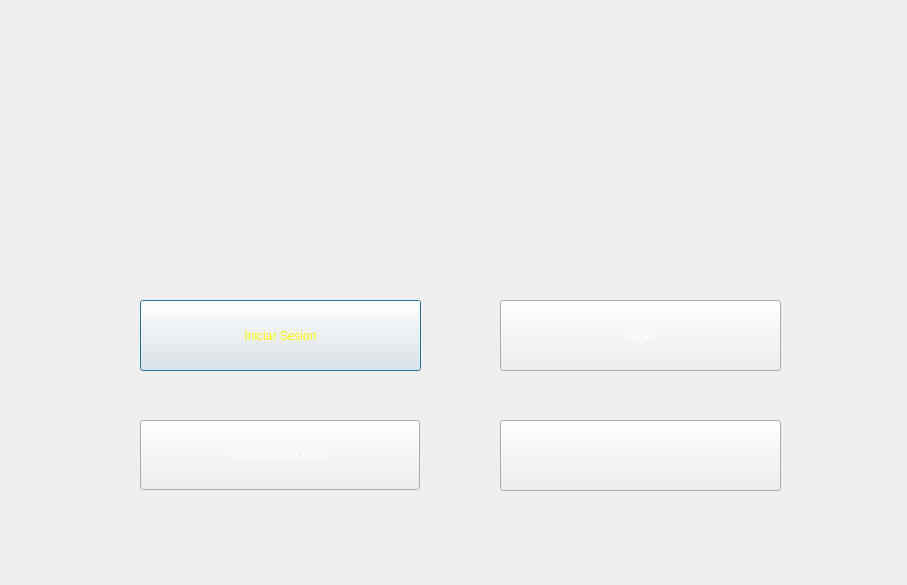
<?xml version="1.0" encoding="UTF-8"?>
<ui version="4.0">
 <class>Menu</class>
 <widget class="QDialog" name="Menu">
  <property name="geometry">
   <rect>
    <x>0</x>
    <y>0</y>
    <width>907</width>
    <height>585</height>
   </rect>
  </property>
  <property name="minimumSize">
   <size>
    <width>907</width>
    <height>585</height>
   </size>
  </property>
  <property name="maximumSize">
   <size>
    <width>907</width>
    <height>585</height>
   </size>
  </property>
  <property name="windowTitle">
   <string>Dialog</string>
  </property>
  <property name="whatsThis">
   <string>&lt;html&gt;&lt;head/&gt;&lt;body&gt;&lt;p&gt;&lt;img src=&quot;:/images/caratua.png&quot;/&gt;&lt;/p&gt;&lt;/body&gt;&lt;/html&gt;</string>
  </property>
  <property name="autoFillBackground">
   <bool>false</bool>
  </property>
  <property name="styleSheet">
   <string notr="true">image: url(:/images/caratua.png);</string>
  </property>
  <widget class="QPushButton" name="pushButton">
   <property name="geometry">
    <rect>
     <x>140</x>
     <y>300</y>
     <width>281</width>
     <height>71</height>
    </rect>
   </property>
   <property name="styleSheet">
    <string notr="true">font: 25pt &quot;Algerian&quot;;
color: rgb(255, 255, 0);
background-image:url(:/images/Iniciosesion.jpg)</string>
   </property>
   <property name="text">
    <string>Iniciar Sesion</string>
   </property>
  </widget>
  <widget class="QPushButton" name="pushButton_2">
   <property name="geometry">
    <rect>
     <x>140</x>
     <y>420</y>
     <width>280</width>
     <height>70</height>
    </rect>
   </property>
   <property name="styleSheet">
    <string notr="true">font: 25pt &quot;Algerian&quot;;
color: rgb(255, 255, 255);</string>
   </property>
   <property name="text">
    <string>INSTRUCCIONES</string>
   </property>
  </widget>
  <widget class="QPushButton" name="pushButton_3">
   <property name="geometry">
    <rect>
     <x>500</x>
     <y>420</y>
     <width>281</width>
     <height>71</height>
    </rect>
   </property>
   <property name="toolTipDuration">
    <number>-1</number>
   </property>
   <property name="styleSheet">
    <string notr="true">background-image:url(:/images/Salir20.png)</string>
   </property>
   <property name="text">
    <string/>
   </property>
  </widget>
  <widget class="QPushButton" name="pushButton_4">
   <property name="geometry">
    <rect>
     <x>500</x>
     <y>300</y>
     <width>281</width>
     <height>71</height>
    </rect>
   </property>
   <property name="styleSheet">
    <string notr="true">font: 25pt &quot;Algerian&quot;;
color: rgb(255, 255, 255);
background-image: url(:/images/ball-pit.jpg)</string>
   </property>
   <property name="text">
    <string>Jugar</string>
   </property>
  </widget>
 </widget>
 <resources/>
 <connections/>
</ui>
